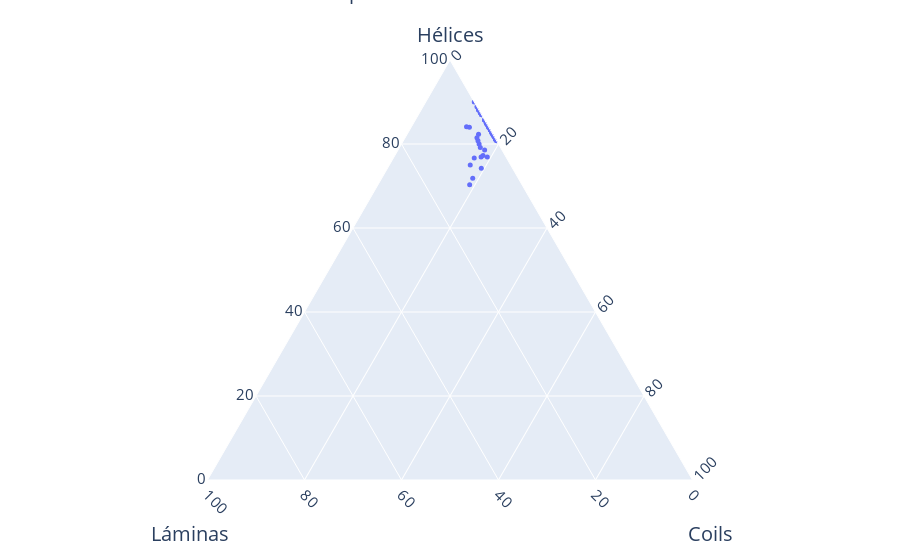

Notebook code cell kept with this figure:
### Code cell
import plotly.express as px


fig = px.scatter_ternary(allalpha, a='helix%', b='sheet%', c='coil%')

fig.update_traces(marker=dict(size=5),
                  selector=dict(mode='markers'))

def makeAxis(title, tickangle):
    return {
      'title': title,
      'titlefont': { 'size': 20 },
      'tickangle': tickangle,
      'tickfont': { 'size': 15 },
      'tickcolor': 'rgba(0,0,0,0)',
      'ticklen': 5,
      'showline': True,
      'showgrid': True
    }
fig.update_layout(
{
    'ternary': {
        'sum': 100,
        'aaxis': makeAxis('Hélices', 0),
        'baxis': makeAxis('<br>Láminas', 45),
        'caxis': makeAxis('<br>Coils', -45)
    },
    'annotations': [{
      'showarrow': False,
      'text': 'Composicion estructural all coil',
        'x': 0.5,
        'y': 1.20,
        'font': { 'size': 20 }
    }]
}
        ) 
fig.show()

### Figure 1 — Plotly figure (JSON) as saved in the notebook; plotly's stock layout.template omitted (floating-point values rounded to 4 significant figures)
{"data": [{"a": [88.24, 82.61, 87.5, 84, 86.96, 85.71, 81.4, 83.33, 86.96, 78.57, 81.25, 71.88, 84, 70.27, 84.38, 83.33, 82.35, 83.33, 83.33, 84.85, 80.95, 81.25, 82.35, 85, 84.09, 81.48, 88.24, 81.08, 82.61, 81.25, 83.33, 82.61, 87.5, 90, 81.08, 84, 82.76, 81.25, 84, 81.25, 81.08, 85, 82.61, 84.62, 81.82, 77.27, 83.33, 80, 81.25, 82.35, 83.33, 83.33, 76.92, 80.95, 76.92, 85, 81.25, 82.61, 79.17, 75, 83.33, 81.82, 85.71, 81.82, 80.77, 88.24, 87.5, 88.24, 81.82, 83.33, 74.19, 82.61, 76.67, 84.62, 84, 85.71, 85, 88.89, 80.77, 85, 81.82, 87.5, 83.33, 80.95, 80.95, 85, 81.08], "b": [0, 0, 0, 0, 0, 0, 0, 0, 0, 3.57, 0, 9.38, 4, 10.81, 0, 0, 2.94, 0, 0, 0, 0, 0, 0, 0, 4.55, 3.7, 0, 0, 0, 0, 0, 0, 0, 0, 0, 0, 0, 0, 0, 0, 0, 0, 0, 0, 0, 4.55, 0, 4, 0, 0, 0, 0, 5.13, 0, 3.85, 0, 0, 0, 4.17, 8.33, 0, 0, 0, 0, 3.85, 0, 0, 0, 0, 0, 6.45, 0, 6.67, 0, 0, 0, 0, 0, 0, 0, 0, 0, 0, 0, 0, 0, 0], "c": [11.76, 17.39, 12.5, 16, 13.04, 14.29, 18.6, 16.67, 13.04, 17.86, 18.75, 18.75, 12, 18.92, 15.62, 16.67, 14.71, 16.67, 16.67, 15.15, 19.05, 18.75, 17.65, 15, 11.36, 14.81, 11.76, 18.92, 17.39, 18.75, 16.67, 17.39, 12.5, 10, 18.92, 16, 17.24, 18.75, 16, 18.75, 18.92, 15, 17.39, 15.38, 18.18, 18.18, 16.67, 16, 18.75, 17.65, 16.67, 16.67, 17.95, 19.05, 19.23, 15, 18.75, 17.39, 16.67, 16.67, 16.67, 18.18, 14.29, 18.18, 15.38, 11.76, 12.5, 11.76, 18.18, 16.67, 19.35, 17.39, 16.67, 15.38, 16, 14.29, 15, 11.11, 19.23, 15, 18.18, 12.5, 16.67, 19.05, 19.05, 15, 18.92], "hovertemplate": "helix%=%{a}<br>sheet%=%{b}<br>coil%=%{c}<extra></extra>", "legendgroup": "", "marker": {"color": "#636efa", "size": 5, "symbol": "circle"}, "mode": "markers", "name": "", "showlegend": false, "subplot": "ternary", "type": "scatterternary"}], "layout": {"annotations": [{"font": {"size": 20}, "showarrow": false, "text": "Composicion estructural all coil", "x": 0.5, "y": 1.2}], "legend": {"tracegroupgap": 0}, "margin": {"t": 60}, "ternary": {"aaxis": {"showgrid": true, "showline": true, "tickangle": 0, "tickcolor": "rgba(0,0,0,0)", "tickfont": {"size": 15}, "ticklen": 5, "title": {"font": {"size": 20}, "text": "Hélices"}}, "baxis": {"showgrid": true, "showline": true, "tickangle": 45, "tickcolor": "rgba(0,0,0,0)", "tickfont": {"size": 15}, "ticklen": 5, "title": {"font": {"size": 20}, "text": "<br>Láminas"}}, "caxis": {"showgrid": true, "showline": true, "tickangle": -45, "tickcolor": "rgba(0,0,0,0)", "tickfont": {"size": 15}, "ticklen": 5, "title": {"font": {"size": 20}, "text": "<br>Coils"}}, "domain": {"x": [0, 1], "y": [0, 1]}, "sum": 100}}}
